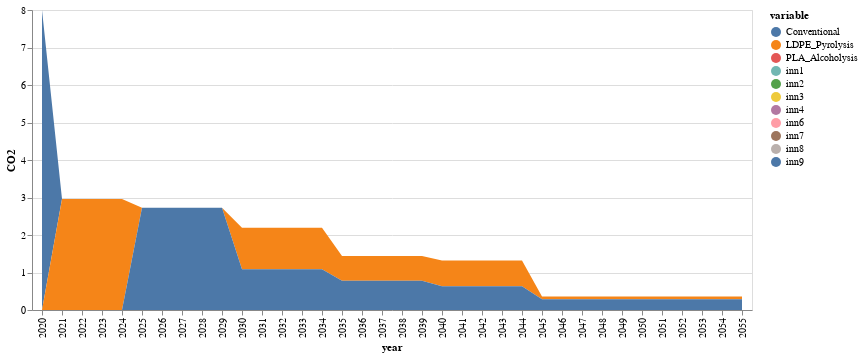

Here is the notebook cell this chart was saved with:
### Code cell
function conventional(t)
    return initial[1,3]*(1-sum(JuMP.values.(xk)[k,t] for k in 1:nrow(compromise)))
end

function innovation(i,t)
    if i==1
        return sum(JuMP.values.(xk)[k,t]*(co2fac[k,t]) for k=1:mapki[i,2])
    else
        return sum(JuMP.values.(xk)[k,t]*(co2fac[k,t]) for k=mapki[i-1,2]:mapki[i,2])
    end
end

conv=zeros(51)

conv[1]=initial[1,3]
inn_co2=zeros(nrow(innovations),51)

for inn in 1:nrow(innovations)
    inn_co2[inn,1]=0
end
j=0
for i in 2:51
    
    if 0 ≤ i ≤ 5
        j=1
    elseif 6 ≤ i ≤ 10
        j=2
    elseif 6 ≤ i ≤ 10
        j=3
    elseif 11 ≤ i ≤ 15
        j=4
    elseif 16 ≤ i ≤ 20
        j=5
    elseif 21 ≤ i ≤ 25
        j=6
    else
        j=7
    end
    
    conv[i]=conventional(j)
    for inn in 1:nrow(innovations)
        inn_co2[inn,i]=innovation(inn,j)
    end
end


sNames = ["conv","inn1","inn2","inn3","inn4","inn5","inn6","inn7","inn8","inn9","inn10"]
xLabels = []
for i in 2020:2070
    push!(xLabels,string(i))
end

df = DataFrame(year=xLabels, conv=conv, inn1=inn_co2[1,:],inn2=inn_co2[2,:],inn3=inn_co2[3,:],inn4=inn_co2[4,:],
        inn5=inn_co2[5,:],inn6=inn_co2[6,:],inn7=inn_co2[7,:],inn8=inn_co2[8,:],inn9=inn_co2[9,:],inn10=inn_co2[10,:])
df=df[1:36,:]

rename!(df,[:conv,:inn5,:inn10] .=> [:Conventional,:LDPE_Pyrolysis,:PLA_Alcoholysis])

co2_inn=df |> stack |> @vlplot(:area, x=:year, y={:value, stack=:zero, title="CO2"}, color="variable:n",legend=:sNames) 

#save("./result-case-roadmap/co2-roadmap.svg", co2_inn)
co2_inn

### Figure 1 — Vega-Lite specification as saved in the notebook (floating-point values rounded to 4 significant figures; data arrays with more than 128 entries replaced by an {"elided": "..."} marker saying what was removed)
{"data": {"values": {"elided": "396 records"}}, "encoding": {"color": {"field": "variable", "type": "nominal"}, "x": {"field": "year"}, "y": {"field": "value", "stack": "zero", "title": "CO2", "type": "quantitative"}}, "legend": "sNames", "mark": "area"}
